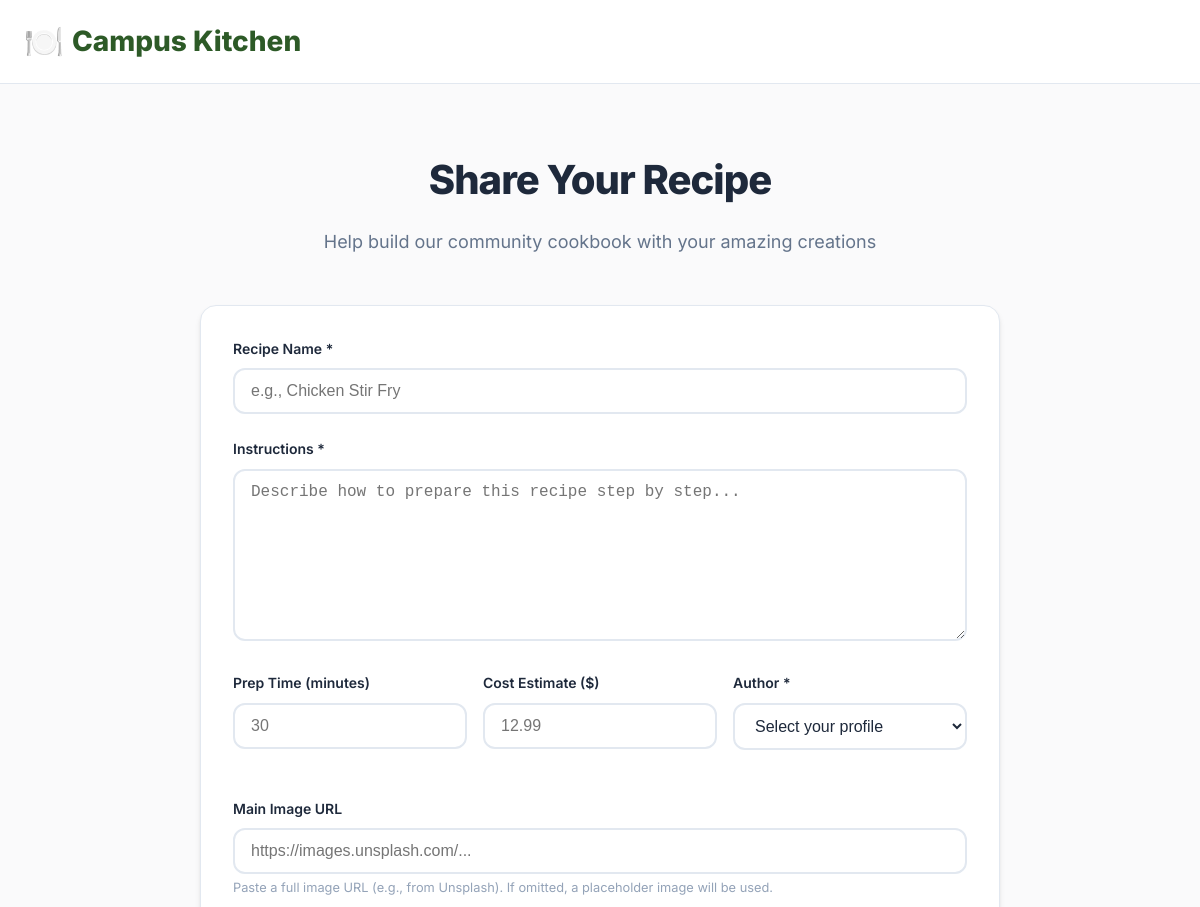
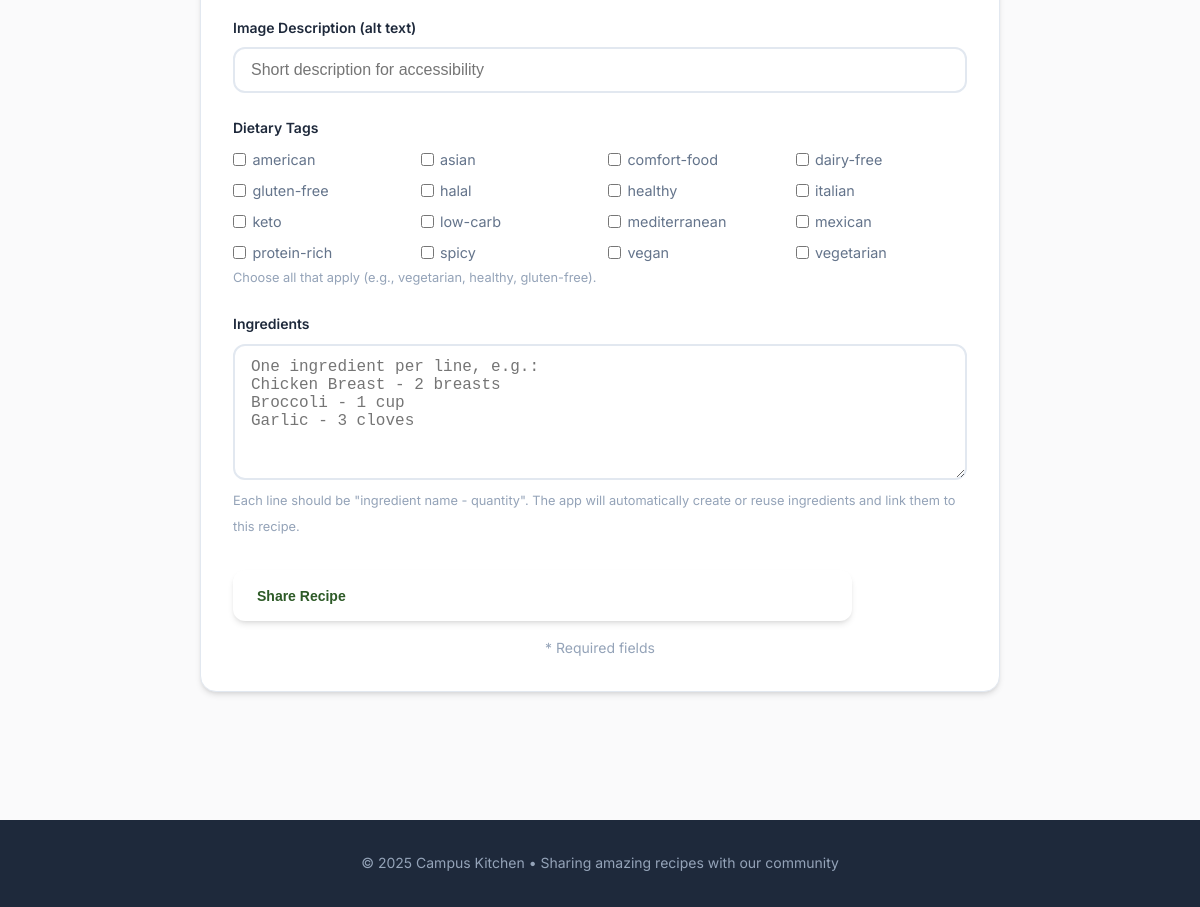
Screenshot of /add_recipe with the database file from the repository (2 pictures, top to bottom).
### tables this page shows
CREATE TABLE dietary_tags (
        tag_id INTEGER PRIMARY KEY AUTOINCREMENT,
        tag_name TEXT UNIQUE NOT NULL
    );

### app.py (the view, shortened to what this page needs)
@app.route('/add_recipe', methods=['GET', 'POST'])
def add_recipe():
    conn = get_db_connection()
    cursor = conn.cursor()
    users = cursor.execute(
        "SELECT user_id, name FROM users ORDER BY name"
    ).fetchall()
    dietary_tags = cursor.execute(
        "SELECT tag_id, tag_name FROM dietary_tags ORDER BY tag_name"
    ).fetchall()
    conn.close()
    return render_template(
        'add_recipe.html',
        users=users,
        dietary_tags=dietary_tags
    )

### app.py (called while the page is built)
def get_db_connection():
    conn = sqlite3.connect(DATABASE_PATH)
    conn.row_factory = sqlite3.Row
    return conn

### templates/add_recipe.html (shortened to what this page needs)
{% extends "base.html" %}
{% block content %}
<section class="recipes-section">
    <div class="container">
        <div class="section-header">
            <h1 class="section-title">Share Your Recipe</h1>
            <p class="section-subtitle">Help build our community cookbook with your amazing creations</p>
        </div>
        <div style="max-width: 800px; margin: 0 auto;">
            <form method="POST" action="{{ url_for('add_recipe') }}" style="background: var(--surface); padding: 2rem; border-radius: var(--radius-xl); box-shadow: var(--shadow-md); border: 1px solid var(--border);">
                <div class="form-group">
                    <label class="form-label" for="name">Recipe Name *</label>
                    <input type="text" name="name" id="name" class="form-input" required placeholder="e.g., Chicken Stir Fry">
                </div>
                <div class="form-group">
                    <label class="form-label" for="instructions">Instructions *</label>
                    <textarea name="instructions" id="instructions" rows="8" class="form-textarea" required
                              placeholder="Describe how to prepare this recipe step by step..."></textarea>
                </div>
                <div style="display: grid; grid-template-columns: repeat(auto-fit, minmax(180px, 1fr)); gap: 1rem;">
                    <div class="form-group">
                        <label class="form-label" for="prep_time">Prep Time (minutes)</label>
                        <input type="number" name="prep_time" id="prep_time" class="form-input" placeholder="30">
                    </div>
                    <div class="form-group">
                        <label class="form-label" for="cost_estimate">Cost Estimate ($)</label>
                        <input type="number" step="0.01" name="cost_estimate" id="cost_estimate" class="form-input" placeholder="12.99">
                    </div>
                    <div class="form-group">
                        <label class="form-label" for="author_id">Author *</label>
                        <select name="author_id" id="author_id" class="form-select" required>
                            <option value="">Select your profile</option>
                        </select>
                    </div>
                </div>
                <div class="form-group" style="margin-top: 1.5rem;">
                    <label class="form-label" for="image_url">Main Image URL</label>
                    <input type="url" name="image_url" id="image_url" class="form-input" placeholder="https://images.unsplash.com/...">
                    <small style="color: var(--text-light); font-size: 0.8rem;">
                        Paste a full image URL (e.g., from Unsplash). If omitted, a placeholder image will be used.
                    </small>
                </div>
                <div class="form-group">
                    <label class="form-label" for="image_alt">Image Description (alt text)</label>
                    <input type="text" name="image_alt" id="image_alt" class="form-input" placeholder="Short description for accessibility">
                </div>
                <div class="form-group" style="margin-top: 1.5rem;">
                    <label class="form-label">Dietary Tags</label>
                    <div style="display: grid; grid-template-columns: repeat(auto-fit, minmax(140px, 1fr)); gap: 0.5rem 1rem;">
                        {% for tag in dietary_tags %}
                            <label style="display: flex; align-items: center; gap: 0.4rem; font-size: 0.9rem; color: var(--text-secondary);">
                                <input type="checkbox" name="tags" value="{{ tag.tag_id }}" style="accent-color: var(--primary-color);">
                                <span>{{ tag.tag_name }}</span>
                            </label>
                        {% endfor %}
                    </div>
                    <small style="color: var(--text-light); font-size: 0.8rem;">
                        Choose all that apply (e.g., vegetarian, healthy, gluten-free).
                    </small>
                </div>
                <div class="form-group" style="margin-top: 1.5rem;">
                    <label class="form-label" for="ingredients_text">Ingredients</label>
                    <textarea name="ingredients_text" id="ingredients_text" rows="6" class="form-textarea"
                              placeholder="One ingredient per line, e.g.:
Chicken Breast - 2 breasts
Broccoli - 1 cup
Garlic - 3 cloves"></textarea>
                    <small style="color: var(--text-light); font-size: 0.8rem;">
                        Each line should be "ingredient name - quantity". The app will automatically create or reuse ingredients and link them to this recipe.
                    </small>
                </div>
                <div style="display: flex; gap: 1rem; margin-top: 2rem;">
                    <button type="submit" class="btn btn-primary" style="flex: 1;">Share Recipe</button>
                    <a href="{{ url_for('index') }}" class="btn btn-secondary">Cancel</a>
                </div>
                <p style="font-size: 0.875rem; color: var(--text-light); margin-top: 1rem; text-align: center;">* Required fields</p>
            </form>
        </div>
    </div>
</section>
{% endblock %}

### templates/base.html (shortened to what this page needs)
<!DOCTYPE html>
<html lang="en">
<head>
    <link rel="stylesheet" href="{{ url_for('static', filename='css/style.css') }}">
</head>
<body>
    <nav class="navbar">
        <div class="container nav-container">
            <a href="{{ url_for('index') }}" class="logo">Campus Kitchen</a>
        </div>
    </nav>
    <main>
        {% block content %}{% endblock %}
    </main>
    <footer class="footer">
        <div class="container">
            <p>&copy; 2025 Campus Kitchen • Sharing amazing recipes with our community</p>
        </div>
    </footer>
</body>
</html>

### static/css/style.css (style rules this page uses)
:root { --primary-color: #2d5a27; --primary-light: #4a7c59; --primary-dark: #1e3a1a; --accent-color: #f59e0b; --secondary-color: #64748b; --background: #fafafb; --surface: #ffffff; --text-primary: #1e293b; --text-secondary: #64748b; --text-light: #94a3b8; --border: #e2e8f0; --shadow-sm: 0 1px 2px 0 rgb(0 0 0 / 0.05); --shadow-md: 0 4px 6px -1px rgb(0 0 0 / 0.1), 0 2px 4px -2px rgb(0 0 0 / 0.1); --shadow-lg: 0 10px 15px -3px rgb(0 0 0 / 0.1), 0 4px 6px -4px rgb(0 0 0 / 0.1); --radius-sm: 0.375rem; --radius-md: 0.5rem; --radius-lg: 0.75rem; --radius-xl: 1rem; }
* { margin: 0; padding: 0; box-sizing: border-box; }
body { font-family: 'Inter', -apple-system, BlinkMacSystemFont, 'Segoe UI', system-ui, sans-serif; font-feature-settings: "cv02","cv03","cv04","cv11"; line-height: 1.6; color: var(--text-primary); background: var(--background); min-height: 100vh; font-size: 16px; -webkit-font-smoothing: antialiased; -moz-osx-font-smoothing: grayscale; }
.container { max-width: 1200px; margin: 0 auto; padding: 0 1.5rem; }
.navbar { background: var(--surface); backdrop-filter: blur(12px); border-bottom: 1px solid var(--border); position: sticky; top: 0; z-index: 100; padding: 1rem 0; }
.nav-container { display: flex; justify-content: space-between; align-items: center; }
.logo { font-size: 1.75rem; font-weight: 800; color: var(--primary-color); text-decoration: none; display: flex; align-items: center; gap: 0.5rem; }
.logo::before { content: '🍽️'; font-size: 2rem; }
.btn { display: inline-flex; align-items: center; gap: 0.5rem; padding: 0.75rem 1.5rem; text-decoration: none; border-radius: var(--radius-lg); font-weight: 600; font-size: 0.875rem; text-align: center; border: none; cursor: pointer; transition: all 0.2s ease; white-space: nowrap; }
.btn-primary { background: var(--surface); color: var(--primary-color); box-shadow: var(--shadow-md); }
.btn-secondary { background: transparent; color: white; border: 2px solid rgba(255, 255, 255, 0.3); }
.recipes-section { padding: 4rem 0; }
.section-header { text-align: center; margin-bottom: 3rem; }
.section-title { font-size: 2.5rem; font-weight: 800; color: var(--text-primary); margin-bottom: 1rem; letter-spacing: -0.025em; }
.section-subtitle { font-size: 1.125rem; color: var(--text-secondary); max-width: 600px; margin: 0 auto; }
.form-group { margin-bottom: 1.5rem; }
.form-label { display: block; margin-bottom: 0.5rem; font-weight: 600; color: var(--text-primary); font-size: 0.875rem; }
.form-input, .form-textarea, .form-select { width: 100%; padding: 0.75rem 1rem; border: 2px solid var(--border); border-radius: var(--radius-lg); font-size: 1rem; background: var(--surface); color: var(--text-primary); transition: all 0.2s ease; }
.form-textarea { resize: vertical; min-height: 100px; }
.footer { background: var(--text-primary); color: var(--text-light); text-align: center; padding: 2rem 0; margin-top: 4rem; }
.footer p { font-size: 0.875rem; }

### rows the page displays
dietary_tags: tag_name "american"
dietary_tags: tag_name "asian"
dietary_tags: tag_name "comfort-food"
dietary_tags: tag_name "dairy-free"
dietary_tags: tag_name "gluten-free"
dietary_tags: tag_name "halal"
dietary_tags: tag_name "healthy"
dietary_tags: tag_name "italian"
dietary_tags: tag_name "keto"
dietary_tags: tag_name "low-carb"
dietary_tags: tag_name "mediterranean"
dietary_tags: tag_name "mexican"
dietary_tags: tag_name "protein-rich"
dietary_tags: tag_name "spicy"
dietary_tags: tag_name "vegan"
dietary_tags: tag_name "vegetarian"
